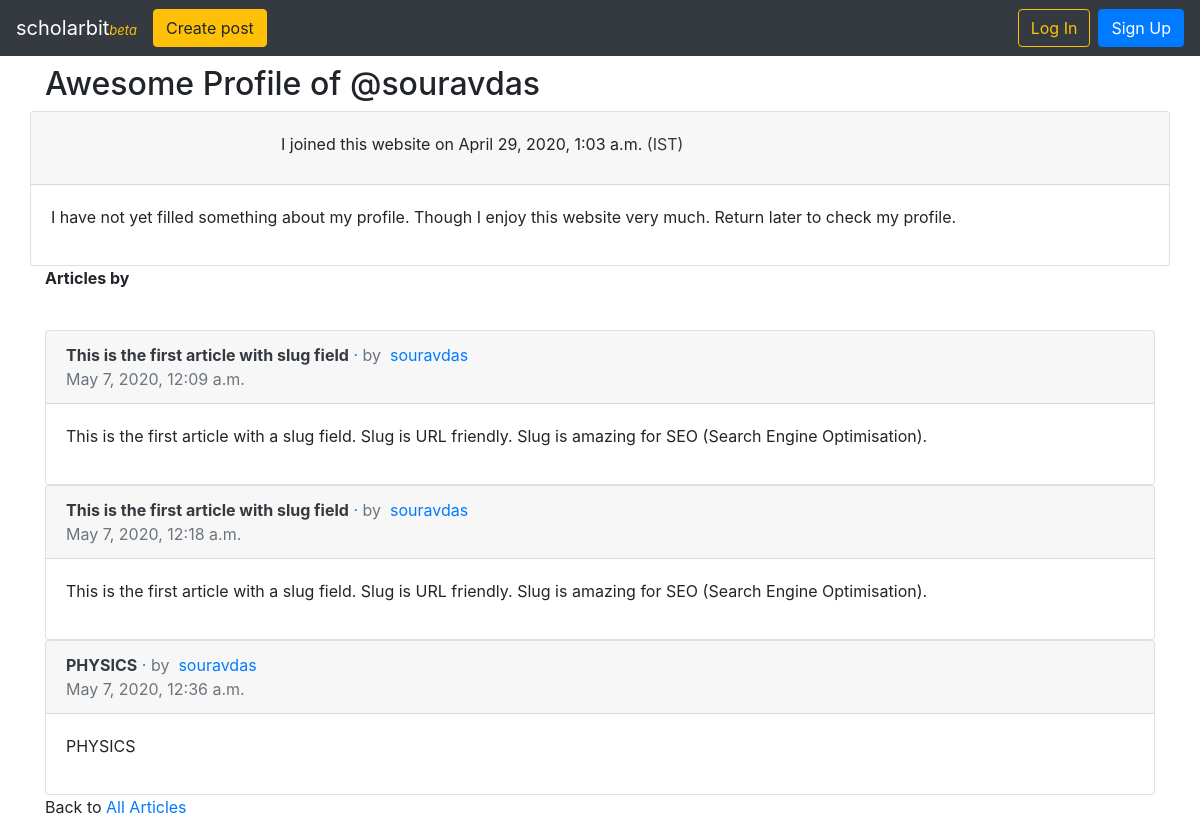
/users/souravdas/profile/, run on the app's committed database.
### users/models.py (models this page shows)
class CustomUser(AbstractUser):
    email = models.EmailField(max_length=254, blank=False, unique = True)
    age = models.PositiveIntegerField(null=True, blank=True)
    college = models.CharField("College Name", max_length = 100, blank=True)
    first_name = models.CharField(max_length = 30)
    last_name = models.CharField(max_length = 50)
    bio = models.TextField("Write something about yourself", blank=True)
    occupation = models.CharField("I am a ", max_length = 50, choices = occupation_choices, blank = True)
    honours = models.CharField("Favourite subject", max_length=50, blank = True)
    avatar = models.TextField("Choose your Avatar", choices = avatar_choices, blank = True)
    degree = models.CharField("If you are student, degree you are pursuing", max_length=250, choices = degree_choices, blank=True)
    university = models.CharField(max_length=50, choices = university_choices, blank=True)

### articles/models.py (models this page shows, shortened)
class Article(models.Model):
    title = models.CharField(max_length=255)
    slug = models.SlugField(
        default='',
        editable=False,
        max_length=255,
    )
    body = models.TextField()
    date = models.DateTimeField(auto_now_add=True)
    author = models.ForeignKey(
        User,
        on_delete=models.CASCADE,
    )

### users/views.py (the view)
# urls.py: path('<str:slug>/profile/', ProfileView.as_view(), name = 'profile'),
class ProfileView(DetailView):
    model = CustomUser
    template_name = 'profile.html'
    def get_context_data(self, **kwargs):
            context = super(ProfileView, self).get_context_data(**kwargs)
            context['article_list'] = Article.objects.all()
            return context
    def get_slug_field(self):
        return 'username'

### users/templates/profile.html (shortened to what this page needs)
{% extends 'base.html' %}
{% block content %}
    <h2>Awesome Profile of @{{ object.username }}</h2>
    <div class="card row">
        <div class="card-header">
            <div class="row">
                <div class="col-md-auto">
                </div>
                <div class="col-md-auto">
                    <p>I joined this website on {{ object.date_joined }} <a class="text-dark" href="https://en.wikipedia.org/wiki/Indian_Standard_Time">(IST)</a></p>
                </div>
            </div>
        </div>
        <div class="card-body">
            {% if object.bio %}
                <p>{{object.bio}}</p>
            {% else %}
                <p>I have not yet filled something about my profile. Though I enjoy this website very much. Return later to check my profile.</p>
            {% endif %}
        </div>
    </div>
    <div>
        <p class="font-weight-bold">Articles by {{ object.first_name }}</p>
        <br>
    </div>
    {% for article in article_list %}
        {% if article.author == object %}
        <div class="card">
            <div class="card-header">
                <a href="{% url 'article_detail' article.pk article.slug %}">
                    <span class="font-weight-bold text-dark">{{ article.title }}</span> &middot;
                </a>
                <span class="text-muted">by
                    <a href="{% url 'profile' article.author.username %}">{{ article.author }}</a> <br>
                    {{ article.date }}</span>
            </div>
            <div class="card-body">
                {{ article.body|safe|linebreaks }}
            </div>
        </div>
        {% endif %}
    {% endfor %}
    <p>Back to <a href="{% url 'article_list' %}">All Articles</a></p>
{% endblock content %}

### users/templates/base.html (shortened to what this page needs)
<!DOCTYPE html>
<html lang="en">
<head>
    <link rel="stylesheet" href="https://stackpath.bootstrapcdn.com/bootstrap/4.4.1/css/bootstrap.min.css">
</head>
<body>
    <nav class="navbar navbar-expand-md navbar-dark bg-dark mb-4 fixed-top">
        <a class="navbar-brand" href="{% url 'home' %}">scholarbit<span class="text-warning" style="font-size: small;"><em>beta</em></span></a>
        <ul class="navbar-nav mr-auto">
            <li class="nav-item"><a class="btn btn-warning" href="{% url 'article_new' %}">Create post</a></li>
        </ul>
        <div class="collapse navbar-collapse" id="navbarCollapse">
            {% if user.is_authenticated %}
                <ul class="navbar-nav ml-auto">
                    <li class="nav-item">
                        <a class="nav-link dropdown-toggle" href="#" id="userMenu" data-toggle="dropdown" aria-haspopup="true" aria-expanded="false">
                            {{ user.username }}
                        </a>
                        <div class="dropdown-menu dropdown-menu-right" aria-labelledby="userMenu">
                            <a class="dropdown-item" href="{% url 'profile' user.username %}">Profile</a>
                            <div class="dropdown-divider"></div>
                            <a class="dropdown-item" href="{% url 'password_change' %}">Change password</a>
                            <div class="dropdown-divider"></div>
                            <a class="dropdown-item" href="{% url 'logout' %}">Log Out</a>
                        </div>
                    </li>
                </ul>
            {% else %}
                <form class="form-inline ml-auto" action="">
                    <a class="btn btn-outline-warning" href="{% url 'login' %}">Log In</a>
                    <a class="btn btn-primary ml-2" href="{% url 'signup' %}">Sign Up</a>
                </form>
            {% endif %}
        </div>
    </nav>
    <div class="container" style="padding-top: 65px;">
        {% block content %}
        {% endblock content %}
    </div>
</body>
</html>

### data on the page
CustomUser: username "souravdas", date_joined "April 29, 2020, 1:03 a.m."
Article: title "This is the first article with slug field", author "souravdas", date "May 7, 2020, 12:09 a.m.", body "This is the first article with a slug field. Slug is URL friendly. Slug is amazing for SEO (Search Engine Optimisation)."
Article: title "This is the first article with slug field", author "souravdas", date "May 7, 2020, 12:18 a.m.", body "This is the first article with a slug field. Slug is URL friendly. Slug is amazing for SEO (Search Engine Optimisation)."
Article: title "PHYSICS", author "souravdas", date "May 7, 2020, 12:36 a.m.", body "PHYSICS"
